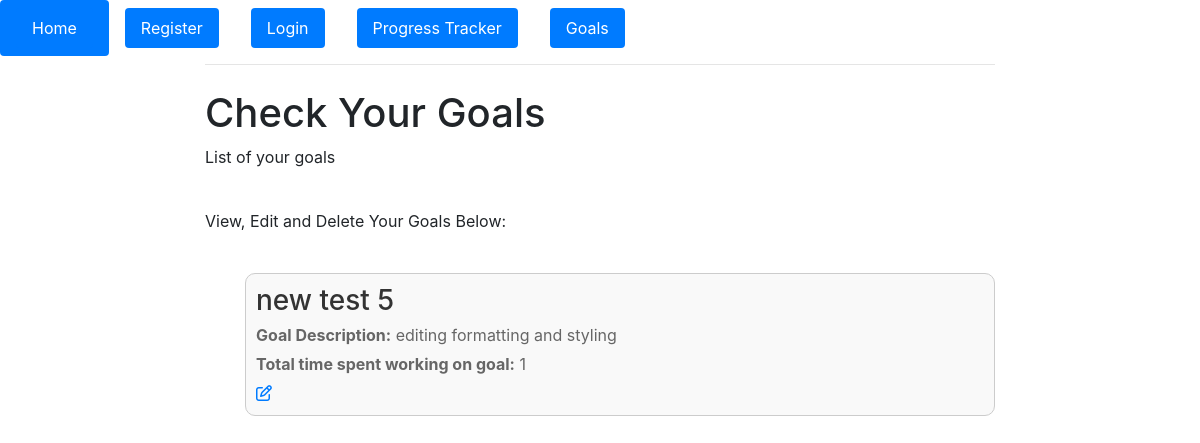
/progress/ (signed in), run on an earlier commit of the app's database.
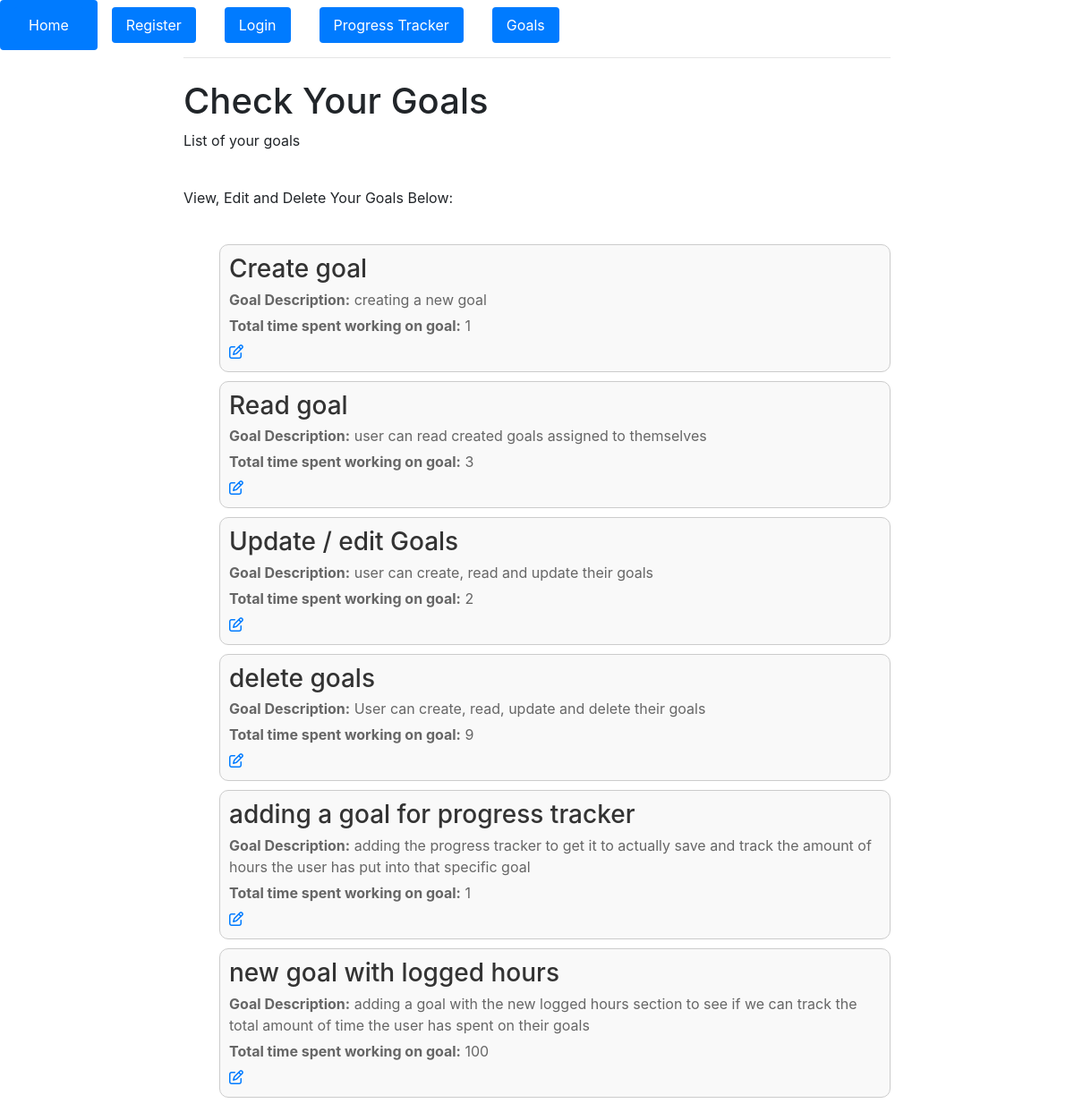
And on a later commit of the database.
### main/models.py (models this page shows, shortened)
class Goal(models.Model):
    user = models.ForeignKey(User, on_delete=models.CASCADE)
    goal_name = models.CharField(max_length=100)
    goal_description = models.TextField()
    goal_time = models.IntegerField(help_text="Enter the amount of time you spent on this goal today: ", default=0)

### main/views.py (the view)
# urls.py: path("progress/", views.progress, name="progress"),
@login_required
def progress(request):
    goals = Goal.objects.filter(user=request.user)
    return render(request, "main/progress.html", {'goals': goals})

### main/templates/main/progress.html (shortened to what this page needs)
{% extends 'main/base.html' %}
{% block content %}
<h1>Check Your Goals</h1>
<p>List of your goals</p>
<br />
<p>View, Edit and Delete Your Goals Below:</p>
<br />
{% if user.is_authenticated %}
  <div class="goals-container">
    {% if goals %}
    <ul>
      {% for goal in goals %}
        <div class="goal-card">
        <h3>{{ goal.goal_name }}</h3>
            <p><strong>Goal Description:</strong> {{goal.goal_description}}</p>
            <p><strong>Total time spent working on goal:</strong> {{goal.goal_time}}</p>
              <a href="{% url 'edit_user_goal' pk=goal.pk %}"><i class="fa-regular fa-pen-to-square"></i></a>
        </div>
      {% endfor %}
    </ul>
    {% else %}
    <p>No goals found...</p>
    {% endif %}
  </div>
{% else %}
<p>Please <a href="/{{login}}">login</a> to view your goals</p>
{% endif %}
</div>
{% endblock %}

### main/templates/main/base.html (shortened to what this page needs)
<!DOCTYPE html>
<html>
    <link
      rel="stylesheet"
      href="https://stackpath.bootstrapcdn.com/bootstrap/4.1.3/css/bootstrap.min.css"
    />
  <body>
    <navbar>
      <div>
        <ul class="nav nav-pills nav-justified">
          <li class="nav-link active">
            <a class="nav-link active" href="/home">Home</a>
          </li>
          <li class="nav-link acitve">
            <a class="nav-link active" href="/register">Register</a>
          </li>
          <li class="nav-link">
            <a class="nav-link active" href="/login">Login</a>
          </li>
          <li class="nav-link">
            <a class="nav-link active" href="/progress">Progress Tracker</a>
          </li>
          <li class="nav-link">
            <a class="nav-link active" href="/add_goal">Goals</a>
          </li>
        </ul>
      </div>
    </navbar>
    <div id="content" , name="content" , class="main">
      <div class="row justify-content-center">
        <div class="col-8">
          <hr class="mt-0 mb-4" />
          {% block content %} {% endblock %}
        </div>
      </div>
  </body>
</html>

### main/templates/main/progress.html (style rules this page uses)
.goal-card { border: 1px solid #ccc; border-radius: 10px; padding: 10px; margin-bottom: 10px; background-color: #f9f9f9; }
.goal-card h3 { color: #333; margin-bottom: 5px; }
.goal-card p { color: #666; margin-bottom: 5px; }

What changed in the data, as far as the page shows it:
removed Goal: goal_name "new test 5", goal_description "editing formatting and styling", goal_time "1"
added Goal: goal_name "Create goal", goal_description "creating a new goal", goal_time "1"
added Goal: goal_name "Read goal", goal_description "user can read created goals assigned to themselves", goal_time "3"
added Goal: goal_name "Update / edit Goals", goal_description "user can create, read and update their goals", goal_time "2"
added Goal: goal_name "delete goals", goal_description "User can create, read, update and delete their goals", goal_time "9"
added Goal: goal_name "adding a goal for progress tracker", goal_description "adding the progress tracker to get it to actually save and track the amount of hours the user has put into that specific goal", goal_time "1"
added Goal: goal_name "new goal with logged hours", goal_description "adding a goal with the new logged hours section to see if we can track the total amount of time the user has spent on their goals", goal_time "100"
